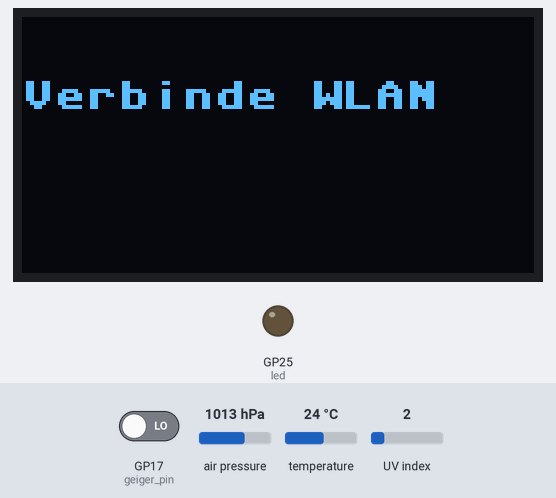
Recording of a program running on a simulated Raspberry Pi Pico running MicroPython. Shown: 128×64 one-colour display, output pins drawn as LEDs (lit = HIGH). Dashed ring = blinking. Inputs (shaded band) come from the test bench; at power-on: GP17 (geiger_pin) LOW, air pressure 1013 hPa, temperature 24 °C, UV index 2. WiFi joins after 1.5 s; web requests get an empty 200 reply after 0.4 s; library files of the repository ran but are not shown: ssd1306.py, bmp280.py.

Above: at 3.1 s.
At 5.1 s:
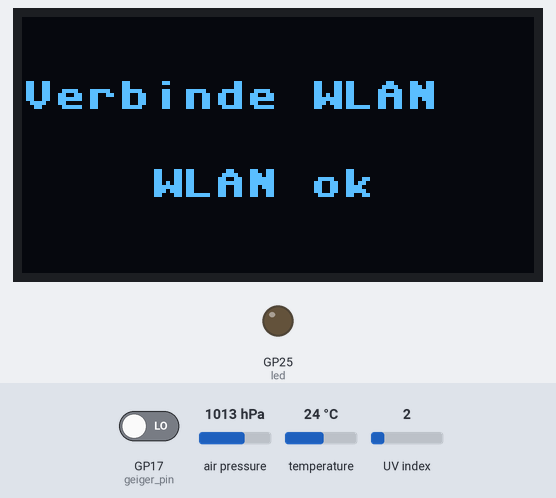
At 67.2 s:
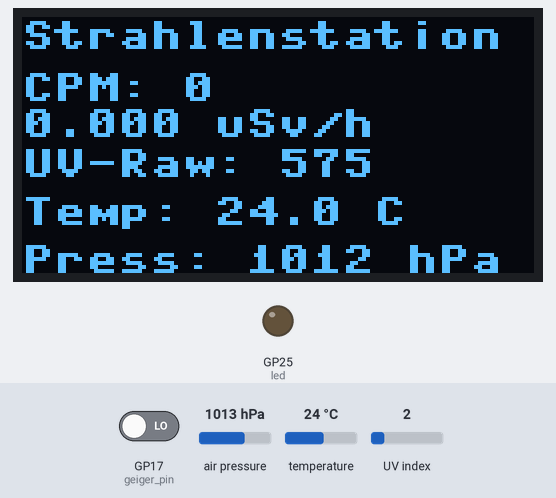
At 68.41 s:
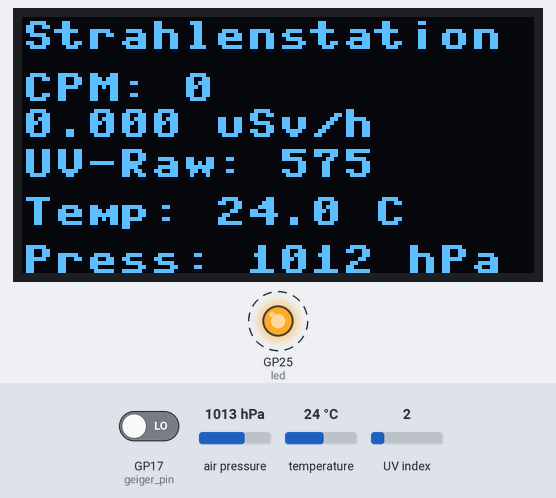
Timing chart, 0 to 70.0 s (numbered marks = the images above):
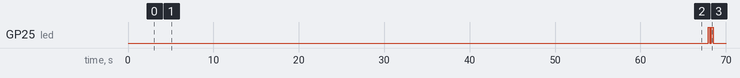

Measured:
- by itself, GP25 (led): LOW → HIGH at 67.9 s, → LOW 0.20 s later, → HIGH 0.20 s later, → LOW 0.20 s later, … (4 changes in this stretch)
- what the display in image 0 shows lasts 2.0 s, from 3.1 s to 5.1 s
- what the display in image 1 shows lasts 62.0 s, from 5.1 s to 67.1 s

The program:

Client-RadiationD-UV-Luft-V4_3.py
```python
# Radio-UV-Luft-Client_V4_3.py
#           ****** Radiation-Station *******
# Geiger RadiationD-V1.1+LTR390+BMP280+SSD1306+OLED
#                   WLAN
# Hardware Version 2, re. Hardware.pdf, chapter 3
# Server Versions: server_V4_3.py / server_V2_3.py
#  https://pdp11gy.com/Climastation.html
#             www.pdp11gy.com   E-Mail: info@pdp11gy.com
# -------------------------------------------------------------
from machine import Pin, I2C
from ssd1306 import SSD1306_I2C
import network
import urequests
import time
import machine
import bmp280
#
# LTR390 UV Sensor an I2C0 (SDA=GP0, SCL=GP1)
LTR390 = 0x53
i2c0 = I2C(0, scl=Pin(1), sda=Pin(0))
#
# --- OLED Setup (I2C1 auf GP14=SDA, GP15=SCL) ---
i2c = I2C(1, sda=Pin(14), scl=Pin(15), freq=400000)
oled = SSD1306_I2C(128, 64, i2c)
#
# --- bmp280 Setup
i2c = I2C(0, scl=Pin(1), sda=Pin(0))
bmp = bmp280.BMP280(i2c, addr=0x76)
#
# *************************  Geigerzähler  Setup *******************************
# Geiger-Ausgang an GP17
# Achtung: wenn Geiger-Ausgang 5V ist -> Levelshifter verwenden!!!
geiger_pin_num = 17
geiger_pin = Pin(geiger_pin_num, Pin.IN, Pin.PULL_DOWN)
# Zählvariablen
count = 0
last_pulse_us = 0
# Entprell/Abstand in Mikrosekunden (z.B. 200 µs)
MIN_PULSE_SEPARATION_US = 200
#
def geiger_irq(pin):
    global count, last_pulse_us
    t = time.ticks_us()
    # Ignoriere sehr schnelle Folgepulse (Hardware-Rauschen)
    if time.ticks_diff(t, last_pulse_us) > MIN_PULSE_SEPARATION_US:
        count += 1
        last_pulse_us = t
# IRQ registrieren
geiger_pin.irq(trigger=Pin.IRQ_RISING, handler=geiger_irq)
# --- Umrechnungsfaktor CPM -> µSv/h (einstellbar) ---
# Default-Wert: 0.00812 (häufiger Referenzwert für einige Röhren; anpassen nach Röhrentyp)
CPM_TO_USV_PER_H = 0.00812
# Messperiode in Sekunden (60 => direkt CPM)
SAMPLE_SECONDS = 60
# ****************************************************************************
#
# V4_2: def display_results(pm_count_cpm, usvh, temp, pressure_hpa):
def display_results(pm_count_cpm, usvh, uv_raw, temp, pressure_hpa):
    oled.fill(0)
    oled.text("Strahlenstation", 0, 1)
    oled.text("CPM: {:d}".format(pm_count_cpm), 0, 14)
    oled.text("{:.3f} uSv/h".format(usvh), 0, 23)
    #oled.text("UV:  {}mW/qcm".format(uv_raw), 0, 33)
    oled.text("UV-Raw: {}".format(uv_raw), 0, 33)
    oled.text(f"Temp: {temp:.1f} C", 0, 45)
    oled.text(f"Press: {pressure_hpa:} hPa", 0, 57)
    #
    oled.show()
#
led = machine.Pin("LED", machine.Pin.OUT)
#
SERVER1 = "http://192.168.178.80:5000/data"   # My Station 1
SERVER2 = "http://192.168.178.72:5000/data"   # My Station 2
#
# ---------------------------------------------------------
# WLAN Daten + Power-Up
# ---------------------------------------------------------
SSID = "Dein WLAN-Name"
PW   = "Dein WLAN-Password"
#
time.sleep(2)     # Power-Up
timeout = 10
wlan = network.WLAN(network.STA_IF)
wlan.active(False)
time.sleep(1)
wlan.active(True)
wlan.connect(SSID, PW)
oled.text("Verbinde WLAN", 0, 16)
oled.show()
while not wlan.isconnected() and timeout > 0:
    time.sleep(1)
    timeout -= 1
if not wlan.isconnected():
    oled.text("  WLAN failed ", 0, 28)
    oled.text(" Reset in 5 Sec",0, 40)
    oled.show()
    time.sleep(5)
    import machine
    machine.reset()
oled.text("    WLAN ok", 0, 38)
oled.show()
time.sleep(2)
#
def send_to_server(url, data):
    try:
        r = urequests.post(url, json=data, timeout=3)
        r.close()
        return True
    except Exception as e:
        print("Sendefehler:", e)
        return False
#
# V4_2: def send_geiger(pm_count_cpm, usvh, temperature, pressure):
def send_geiger(pm_count_cpm, usvh, uv_raw, temperature, pressure):
    try:
        data = {
            "station": "station1u2",
            "sensor": "geiger",
            "cpm": round(pm_count_cpm, 1),
            "usvh": round(usvh, 3),
            "uv_raw": round(uv_raw, 1),
            "temperature": round(temperature, 1),
            "pressure": round(pressure, 1)
        }
        server1_ok = send_to_server(SERVER1, data)
        if server1_ok:
            #print("Server1 online")
            # zusätzlich zu Server2
            send_to_server(SERVER2, data)
        else:
            #print("Server1 offline")
            # nur Server2
            send_to_server(SERVER2, data)
    except Exception as e:
        print("Sendefehler:", e)
#
# LTR390 Sensor einschalten
i2c0.writeto_mem(LTR390, 0x00, bytes([0x0A]))
#status = i2c0.readfrom_mem(LTR390, 0x07, 1)[0]
#print("status register: ",bin(status))
# Gain:
#i2c.writeto_mem(LTR390, 0x05, bytes([0x01]))           # Gainx1
i2c0.writeto_mem(LTR390, 0x05, bytes([0x03]))           # >aktivieren Gainx3
#i2c.writeto_mem(LTR390, 0x05, bytes([0x04]))           # Gainx4
#
#---------------------------------------
# Hauptschleife
#---------------------------------------
while True:
    count = 0                            # zurücksetzen und 60 s zählen
    t0 = time.ticks_ms()
    wait_until = t0 + SAMPLE_SECONDS*1000
    #
    # während der Wartezeit kann IRQ weiter zählen
    while time.ticks_ms() < wait_until:
        time.sleep(0.2)                  # kleine Sleep, IRQ läuft weiterhin
    cpm = int(count)                     # Counts Per Minute (über SAMPLE_SECONDS==60 direkt CPM)
    # Falls SAMPLE_SECONDS != 60, hochrechnen:
    # cpm = int(count * (60.0 / SAMPLE_SECONDS))
    #
    # µSv/h berechnen
    usv_h = cpm * CPM_TO_USV_PER_H
    #
    # bmp280 auslesen (nicht-blockierend, mit Fehlerbehandlung)
    temp = bmp.temperature        # °C
    pressure = bmp.pressure       # Pa → hPa
    pressure_hpa = int(pressure / 100)
    # LTR390 auslesen
    uv0 = i2c0.readfrom_mem(LTR390, 0x10, 1)[0]
    uv1 = i2c0.readfrom_mem(LTR390, 0x11, 1)[0]
    uv2 = i2c0.readfrom_mem(LTR390, 0x12, 1)[0]
    uv_raw = uv0 | (uv1 << 8) | (uv2 << 16)
    # Auf OLED anzeigen
    display_results(cpm, usv_h, uv_raw, temp, pressure_hpa)
    # V4_2: display_results(cpm, usv_h, temp, pressure_hpa)
    # Debugausgabe auf REPL
    # print("CPM:", cpm, "uSv/h:", usv_h, "   UV-daten:",uv_raw)
    #
    #---------------------------------------------------+
    send_geiger(cpm, usv_h, uv_raw, temp, pressure_hpa)
    # V4_2: send_geiger(cpm, usv_h, temp, pressure_hpa)
    led.toggle()   # Zustand umschalten
    time.sleep(0.2)
    led.toggle()   # Zustand umschalten
    time.sleep(0.2)
    led.toggle()   # Zustand umschalten
    time.sleep(0.2)
    led.toggle()   # Zustand umschalten
    #---------------------------------------------------+
    # kurze Pause vor neuem Zyklus
    time.sleep(1)
```
